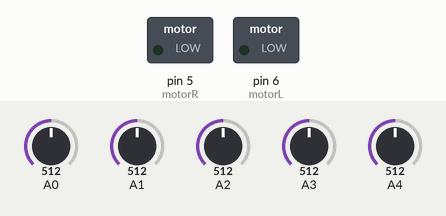
Bench run of a sketch on a simulated Arduino Uno, built with avr-gcc and run on an emulated ATmega328P. On the bench: switched loads named in the sketch (green lamp = pin HIGH). Inputs (shaded band) come from the test bench; at power-on: A0 = 512, A1 = 512, A2 = 512, A3 = 512, A4 = 512.

Above: at 2.8 s.
2.9 s: A0 set to 491
At 4.1 s:
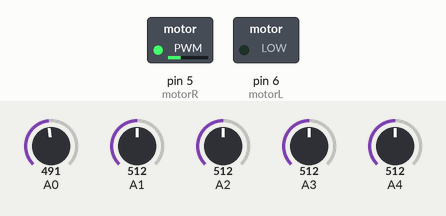
4.4 s: A1 set to 488
At 5.4 s:
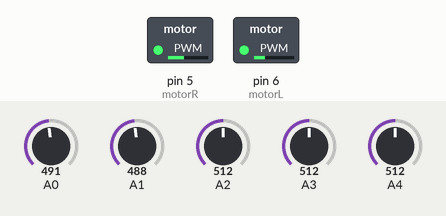
5.9 s: A2 set to 490
At 6.6 s:
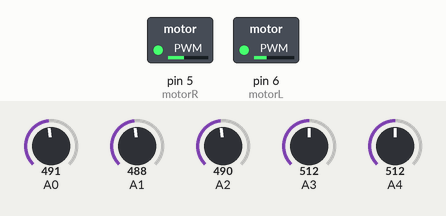
Timing chart, 0 to 8.9 s (numbered marks = the images above; inputs shaded):
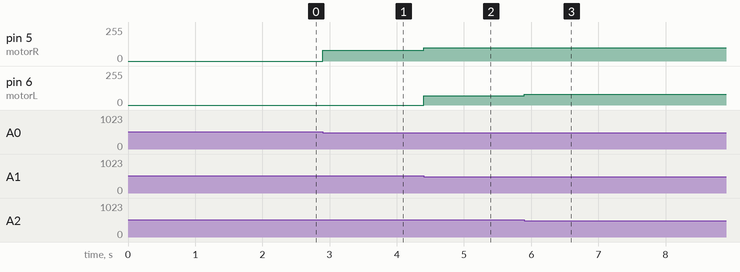

The sketch:

linetrace_onoff_number3.ino
```cpp
typedef enum {
  INIT,
  TRACE,
  TURN_R,
  TURN_L,
  CROSS_LINE,
  STOP,
  NONE
} Status;

Status gStatus = INIT;

//#define DEBUG

int threshold = 500;
//from 200 to 800
const int motorR = 5;
const int motorL = 6;

const int sensor_number = 5;
int sensor[sensor_number];
int trace = 0;
int pre_trace = 0;
int cross_count = 0;

void setup() {
  pinMode(motorR, OUTPUT);
  pinMode(motorL, OUTPUT);

  #ifdef DEBUG
  Serial.begin(9600);
  #endif
}

void loop() {
  for (int i = 0; i < sensor_number; i++) {
    sensor[i] = analogRead(i);
    //constrain(sensor[i], 200, 800);
    #ifdef DEBUG
    Serial.print(sensor[i]);
    Serial.print("\t");
    #endif
  }

  if (sensor[0] < threshold){
    trace += 1;
  }
  if (sensor[1] < threshold){
    trace += 2;
  }
  if (sensor[2] < threshold){
    trace += 4;
  }
  if (sensor[3] < threshold){
    trace += 8;
  }
  if (sensor[4] < threshold) {
    trace += 16;
  }

  switch(gStatus) {
    case INIT:
      while(millis() < 2000) {
        ;
      }
      gStatus = TRACE;
      break;
    case TRACE:
      linetrace();
      break;
    case TURN_R:
      Motor(80, 0);
      if (trace == 12) {
        gStatus = TRACE;
      } else {
        ;
      }
      break;
    case TURN_L:
      Motor(0, 80);
      if (trace == 6) {
        gStatus = TRACE;
      } else {
        ;
      }
      break;
    case CROSS_LINE:
      cross_count = cross_count + 1;
      delay(1000);
      if (cross_count == 8) {
        gStatus = STOP;
      } else {
        gStatus = TRACE;
      }
      break;
    case STOP:
      Motor(0, 0);
      break;
  }

  #ifdef DEBUG
  Serial.print(cross_count);
  Serial.print("\t");
  Serial.print(trace);
  Serial.print("\t");
  Serial.println(gStatus);
  #endif

  pre_trace = trace;
  trace = 0;
}

void Motor(int motor_r, int motor_l) {
  analogWrite(motorR, motor_r);
  analogWrite(motorL, motor_l);
}

void linetrace () {
  switch (trace) {
    case 1:  //00001
      Motor(80, 0);
      break;
    case 3:  //00011
      Motor(100, 70);
      break;
    case 7:  //00111
      Motor(100, 80);
      break;
    case 6:  //00110
      Motor(100, 90);
      break;
    case 14: //01110
      Motor(100, 100);
      break;
    case 12: //01100
      Motor(90, 100);
      break;
    case 28: //11100
      Motor(80, 100);
      break;
    case 24: //11000
      Motor(70, 100);
      break;
    case 16: //10000
      Motor(0, 70);
      break;
    case 31://11111
      gStatus = CROSS_LINE;
      break;
    default:
      break;
    }
}
```

Measured:
- the behaviour switches between 500 and 499 on A0 (found by bisection; images 0 and 1)
- the behaviour switches between 500 and 499 on A1 (found by bisection; images 1 and 2)
- after the input at 2.9 s, pin 5 (motorR): 0/255 → 80/255 at once
- after the input at 4.4 s, pin 5 (motorR): 80/255 → 100/255 at once; pin 6 (motorL): 0/255 → 70/255 at once
- after the input at 5.9 s, pin 6 (motorL): 70/255 → 80/255 at once
